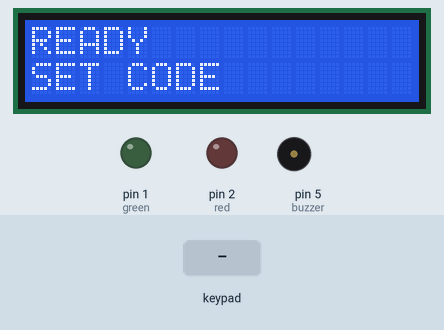
This sketch was run on a simulated Arduino Mega 2560, built with avr-gcc and run on an emulated ATmega2560. Parts: 16×2 character LCD, output pins drawn as LEDs (lit = HIGH), buzzer (waves = sounding). Inputs (shaded band) come from the test bench.

Above: at 0.8 s.
0.9 s: keypad keys 1 2 3 4 # pressed 0.4 s apart
At 4.0 s:
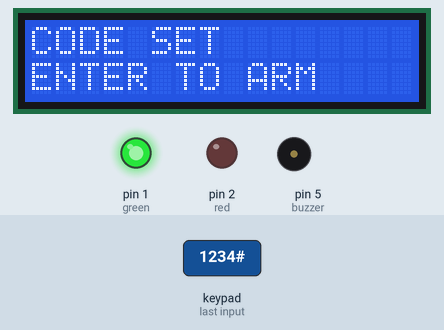
4.4 s: key 'A' pressed
At 5.0 s:
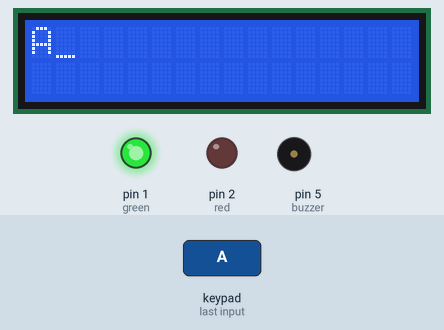
6.0 s: key 'B' pressed
At 7.3 s:
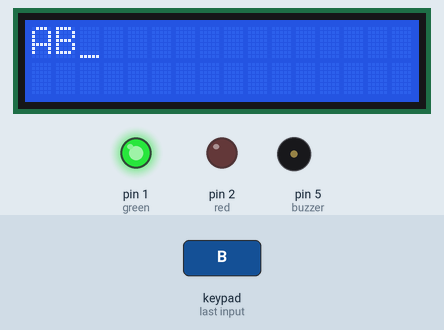
7.6 s: keypad keys 1 3 9 7 # pressed 0.4 s apart
At 10.6 s:
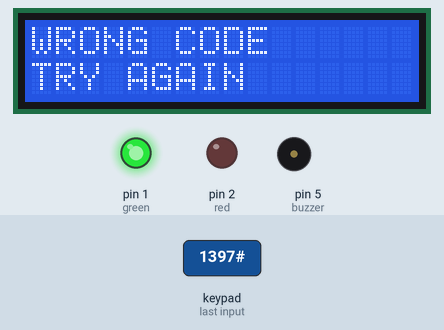
11.1 s: key 'C' pressed
At 12.4 s:
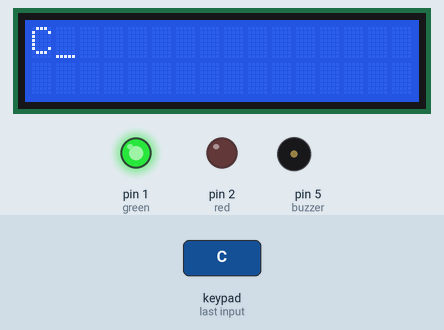
12.7 s: key '*' pressed
At 13.6 s:
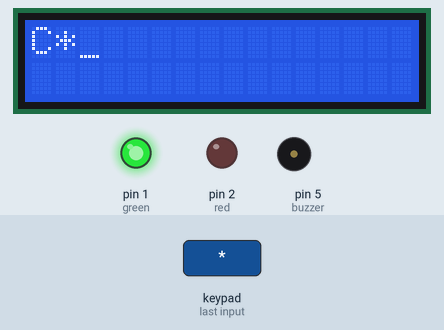
Timing chart, 0 to 15.3 s (numbered marks = the images above; inputs shaded):
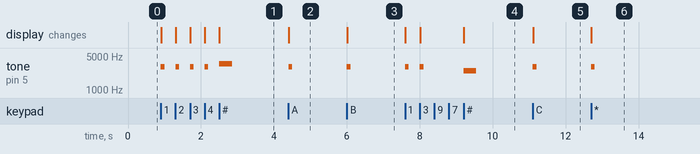

Measured:
- after the input at 0.9 s, pin 1 (green): LOW → HIGH after 1.6 s; tone on pin 5 (buzzer): plays 3000 Hz for 0.10 s, 3000 Hz for 0.10 s, 3000 Hz for 0.10 s, 3000 Hz for 0.10 s, 3500 Hz for 0.35 s, starting at once; the display: first changes at once (image 1 shows a later state)
- after the input at 4.4 s, tone on pin 5 (buzzer): silent → 3000 Hz at once, → silent 0.10 s later; the display: changes at once (image 2)
- after the input at 6.0 s, tone on pin 5 (buzzer): silent → 3000 Hz at once, → silent 0.10 s later; the display: changes at once (image 3)
- after the input at 7.6 s, tone on pin 5 (buzzer): plays 3000 Hz for 0.10 s, 3000 Hz for 0.10 s, 2500 Hz for 0.35 s, starting at once; the display: first changes at once (image 4 shows a later state)
- after the input at 11.1 s, tone on pin 5 (buzzer): silent → 3000 Hz at once, → silent 0.10 s later; the display: changes at once (image 5)
- after the input at 12.7 s, tone on pin 5 (buzzer): silent → 3000 Hz at once, → silent 0.10 s later; the display: changes at once (image 6)

The sketch:

AlarmClassroomProject.ino
```cpp
#include <Keypad.h>
#include <LiquidCrystal.h>

#define green 1
#define red 2
#define buzzer 5
#define pir 3

String kcode;
String kstore;

volatile bool ARMED = false;
const byte codeLength = 4;
const byte ROWS = 4;
const byte COLS = 4;

// KEYPAD
char keys[ROWS][COLS] = {
  {'1','2','3','A'},
  {'4','5','6','B'},
  {'7','8','9','C'},
  {'*','0','#','D'}
};
byte rowPins[ROWS] = {A15, A14, A13, A12};
byte colPins[COLS] = {A11, A10, A9, A8};
Keypad keypad(makeKeymap(keys), rowPins, colPins, ROWS, COLS);

// LCD DISPLAY
const int rs = 7;
const int en = 8;
const int d4 = 9;
const int d5 = 10;
const int d6 = 11;
const int d7 = 12;
LiquidCrystal marie(rs, en, d4, d5, d6, d7);

void setup(){
  // INITIALIZE DISPLAY
  marie.begin(16, 2);
  marie.clear();

  // LED AND BUZZER PINS OUTPUT
  pinMode(red, OUTPUT);
  pinMode(green, OUTPUT);
  pinMode(buzzer, OUTPUT);

  // SET CODE FOR ARM/DISARM
  marie.setCursor(0,0);
  marie.print("READY");
  marie.setCursor(0, 1);
  marie.print("SET CODE");
  getCode(kstore);
  tone(buzzer, 3500, 350);
  marie.print("CODE SET");
  marie.setCursor(0, 1);
  marie.print("ENTER TO ARM");
  digitalWrite(green, HIGH);
}

void loop()
{
  getCode(kcode);
  if(!kcode.equals(kstore))
  {
    tone(buzzer, 2500, 350);
    marie.print("WRONG CODE");
    marie.setCursor(0, 1);
    marie.print("TRY AGAIN");
    kcode.remove(0, codeLength);
  }
  else
  {
    tone(buzzer, 3500, 350);
    marie.print("RIGHT CODE");
    marie.setCursor(0, 1);
    kcode.remove(0, codeLength);
    changeArmState();
  }
}

void getCode(String& code)
{
  while(true)
  {
    char key = keypad.getKey();
    if(key && code.length() < codeLength && key != '#')
    {
      tone(buzzer, 3000, 100);
      marie.cursor();
      marie.clear();
      code += key;
      marie.print(code);
    }
    if(key == '#' && code.length() == codeLength)
    {
      marie.clear();
      marie.setCursor(0,0);
      marie.noCursor();
      return;
    }
  }
}

void changeArmState()
{
  ARMED = !ARMED;
  if(ARMED)
  {
    marie.print("ARMED");
    digitalWrite(red, HIGH);
    digitalWrite(green, LOW);
    attachInterrupt(digitalPinToInterrupt(pir), motion, RISING);
  }
  else
  {
    marie.print("DISARMED");
    digitalWrite(red, LOW);
    digitalWrite(green, HIGH);
    detachInterrupt(digitalPinToInterrupt(pir));
  }
}

void motion()
{
  if(digitalRead(pir))
  {
    tone(buzzer, 4000, 1000);
    marie.clear();
    marie.setCursor(0,0);
    marie.print("MOTION DETECTED");
  }
}
```
